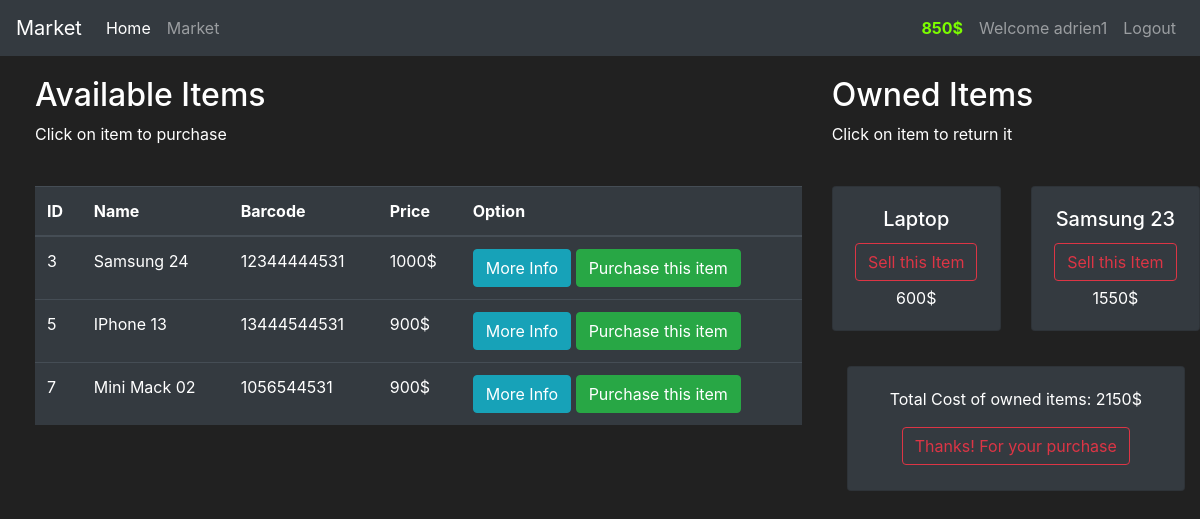
Page /market (signed in) on the committed database.
### market/models.py (models this page shows, shortened)
class User(db.Model, UserMixin):
    id = db.Column(db.Integer, primary_key=True)
    username = db.Column(db.String(length=30), nullable=False, unique=True)
    email_address = db.Column(db.String(length=50), nullable=False, unique=True)
    password_hash = db.Column(db.String(length=60), nullable=False)
    budget = db.Column(db.Integer(), nullable=False, default=3000)
    items = db.relationship('Item', backref='owned_user', lazy=True)
    @property
    def prettier_budget(self):
        if len(str(self.budget)) >= 4:
            return f'{str(self.budget) [: -3]}, {str(self.budget)[-3:]}$'
        else:
            return f"{self.budget}$"
    @property
    def password(self):
        return self.password

class Item(db.Model):
    id = db.Column(db.Integer, primary_key=True)
    name = db.Column(db.String(length=30), nullable=False, unique=True)
    price = db.Column(db.Integer(), nullable=False)
    barcode = db.Column(db.String(length=12), nullable=False, unique=True)
    description = db.Column(db.String(length=1025), nullable=False)
    owner = db.Column(db.Integer(), db.ForeignKey('user.id'))

### market/routes.py (the view, shortened to what this page needs)
@app.route('/market', methods=['GET', 'POST'])
@login_required
def market_page():
    purchase_form = PurchaseItemForm()
    selling_form = SellItemForm()
    if request.method == "GET":
        items = Item.query.filter_by(owner=None)
        owned_items = Item.query.filter_by(owner=current_user.id)
        total_price = sum(item.price for item in owned_items)
        return render_template('market.html', items=items, purchase_form=purchase_form,
                               owned_items=owned_items, selling_form=selling_form, total_price=total_price)

### market/models.py (called while the page is built)
@login_manager.user_loader
def load_user(user_id):
    return User.query.get(int(user_id))

### market/templates/market.html (shortened to what this page needs)
{% extends 'base.html'%}
{% block content%}
<div class="row" style="margin-top:20px; margin-left:20px;">
   <div class="col-8">
      <h2>Available Items</h2>
      <P> Click on item to purchase</P>
      <br>
      <table class="table table-hover table-dark">
         <thead>
            <tr>
               <th scope="col">ID</th>
               <th scope="col">Name</th>
               <th scope="col">Barcode</th>
               <th scope="col">Price</th>
               <th scope="col">Option</th>
            </tr>
         </thead>
         <tbody>
            {% for item in items %}
            <tr>
               <td>{{ item.id }}</td>
               <td>{{ item.name }}</td>
               <td>{{ item.barcode }}</td>
               <td>{{ item.price }}$</td>
               <td>
                  <button class="btn btn-outline btn-info" data-toggle="modal" data-target="#Modal-MoreInfo-{{ item.id }}">More Info</button>
                  <button class="btn btn-outline btn-success" data-toggle="modal" data-target="#Modal-PurchaseConfirm-{{ item.id }}">Purchase this item</button>
               </td>
            </tr>
            {% endfor %}
         </tbody>
      </table>
   </div>
   <div class="col-4">
      <h2>Owned Items</h2>
      <p> Click on item to return it </p>
      <br>
         <div class="row">
         {% for owned_item in owned_items %}
         <div class="col-md-6">
            <div style="margin-bottom:5px" class="card text-center bg-dark">
               <div class="card-body">
                  <h5 class="card-title">{{ owned_item.name }}</h5>
                  <button type="button" class="btn btn-outline-danger" style="margin-bottom: 5px" data-toggle="modal" data-target="#Modal-SellingConfirm-{{ owned_item.id }}">
                        Sell this Item
                  </button>
                  <p class="card-text">{{ owned_item.price }}$</p>
               </div>
            </div>
         </div>
         {% endfor%}
         </div>
      <div class="col-md-12">
            <div style="margin-top:30px" class="card text-center bg-dark">
               <div class="card-body">
                  <p class="card-text">Total Cost of owned items: {{ total_price }}$</p>
                  {% if total_price == 0 %}
                  <button type="button" class="btn btn-outline-danger" style="margin-bottom: 5px" data-toggle="modal">
                        No Item purchased
                  </button>
                  {% else %}
                   <button type="button" class="btn btn-outline-danger" style="margin-bottom: 5px" data-toggle="modal">
                        Thanks! For your purchase
                  </button>
                  {% endif %}
               </div>
            </div>
         </div>
      </div>
   </div>
{% endblock %}

### market/templates/base.html (shortened to what this page needs)
<!doctype html>
<html lang="en">
   <head>
      <link rel="stylesheet" href="https://cdn.jsdelivr.net/npm/bootstrap@4.5.3/dist/css/bootstrap.min.css">
   </head>
   <body>
        <nav class="navbar navbar-expand-md navbar-dark bg-dark">
  <a class="navbar-brand" href="#">Market</a>
  <div class="collapse navbar-collapse" id="navbarNav">
    <ul class="navbar-nav mr-auto">
    <li class="nav-item active">
        <a class="nav-link" href="{{url_for('home_page')}}">Home <span class="sr-only">(current)</span></a>
    </li>
    <li class="nav-item">
        <a class="nav-link" href="{{url_for('market_page')}}">Market</a>
    </li>
</ul>
      {% if current_user.is_authenticated %}
        <ul class="navbar-nav">
             <li class="nav-item">
                <a class="nav-link" style="color: lawngreen; font-weight: bold">
                    {{ current_user.prettier_budget }}
                </a>
            </li>
             <li class="nav-item">
                <a class="nav-link">Welcome {{ current_user.username }}</a>
            </li>
            <li class="nav-item">
                <a class="nav-link" href="{{url_for('logout_page')}}">Logout</a>
            </li>
        </ul>
      {% endif %}
  </div>
</nav>
      {% block content %}
      {% endblock %}
   </body>
</html>

### market/templates/base.html (style rules this page uses)
body { background-color: #212121; color: white }

### rows in the picture
User: prettier_budget "850$", username "adrien1"
Item: id "3", name "Samsung 24", barcode "12344444531", price "1000"
Item: id "5", name "IPhone 13", barcode "13444544531", price "900"
Item: id "7", name "Mini Mack 02", barcode "1056544531", price "900"
Item: name "Laptop", price "600"
Item: name "Samsung 23", price "1550"

### other values in the picture
{{ total_price }} "2150"
